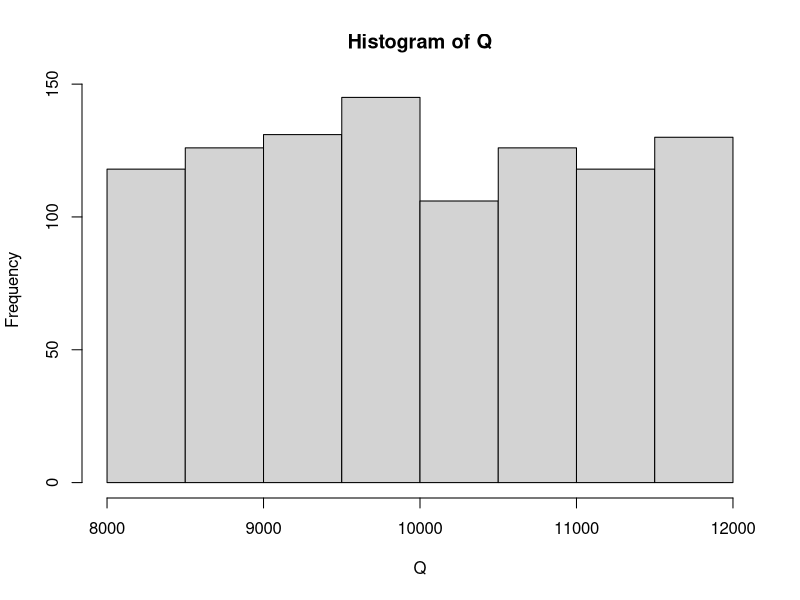
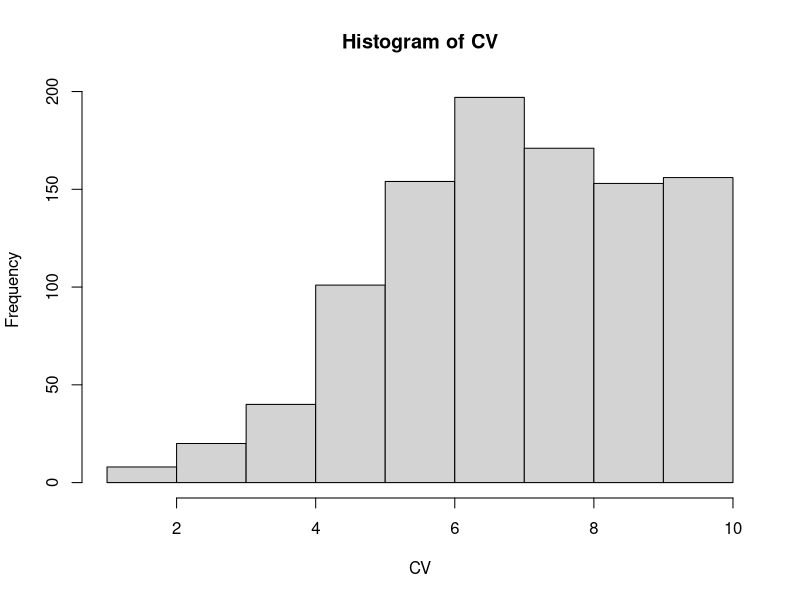
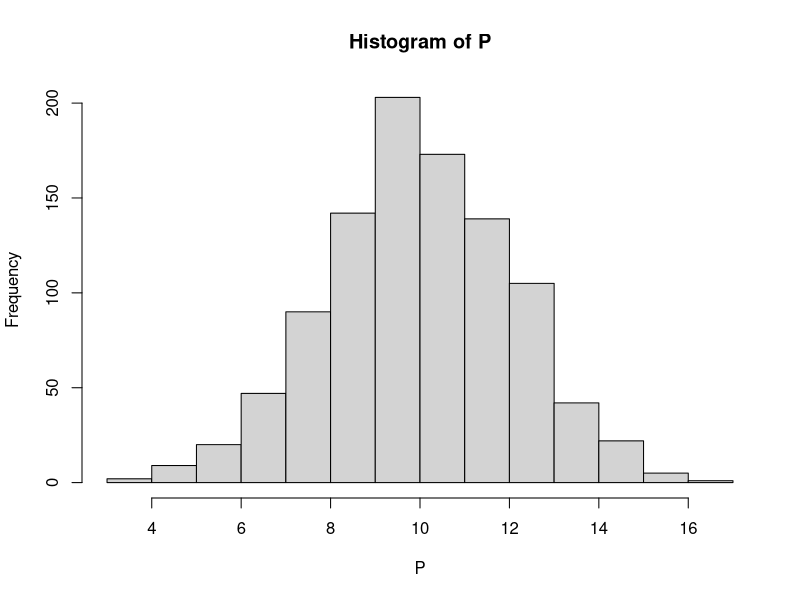
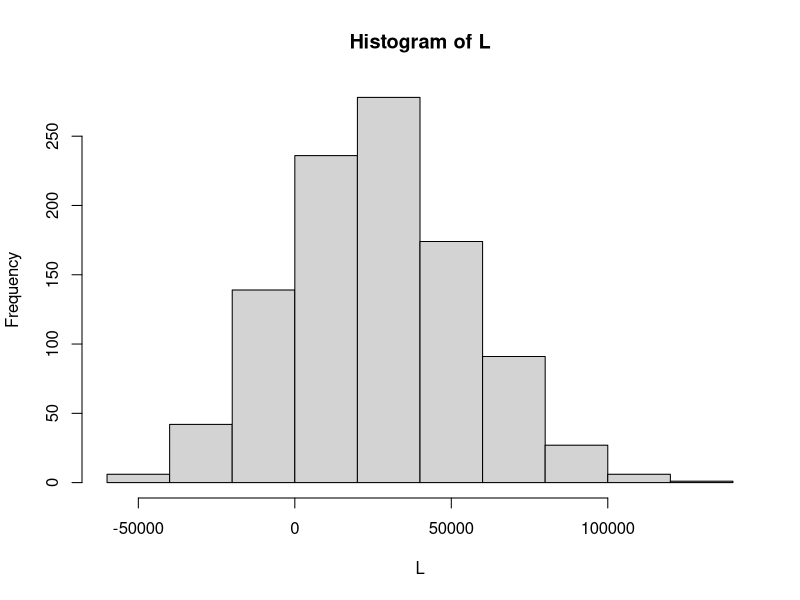

R code for these plots, in order:
set.seed(1) #definição de semente
Q = runif(1000,8000,12000) #distribuição uniforme: tamanho amostra, mínimo, máximo
hist(Q,nclass=10) #histograma: variável, número de classes~
CV = rnorm(1000,7,2)
CV = ifelse(CV<=1,1,CV)
CV = ifelse(CV>=10,10,CV)
hist(CV,nclass=10)

P = rnorm(1000,10,2)
P = ifelse(P<=3.5,3.5,P)
hist(P,nclass=10)

CF = 5000

L = Q*P - (Q*CV+CF)
hist(L,nclass=10)
contagem = ifelse(L<0,1,0)

sum(contagem)
prob_negativo = sum(contagem)/length(L)
prob_negativo